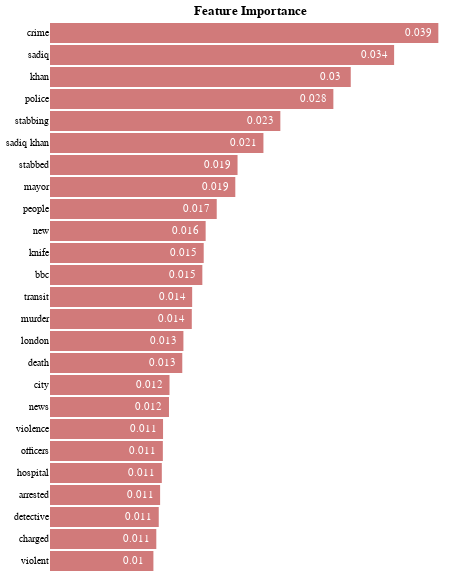

Source (notebook cell):
### Code cell
import altair as alt

bar = alt.Chart(feature_importance_df, title='Feature Importance').mark_bar(
    opacity=0.6, color='firebrick', size=20).encode(
    y=alt.Y('word_or_bigram:N', axis=alt.Axis(title=None, ticks=False), sort='-x'),
    x=alt.X('importance_value:Q', axis=None),  
)

text = alt.Chart(feature_importance_df).mark_text(
    align='center',
    baseline='middle',
    color='white',
    dx=-20 
).encode(
    y=alt.Y('word_or_bigram:N', axis=alt.Axis(ticks=False), sort='-x'),
    x=alt.X('importance_value:Q', axis=None),
    text=alt.Text('importance_value:Q', format=',.2')
)

(bar + text).properties(
    width=400,
    height=550).configure_axis(
    grid=False,
    domain=False
).configure_view(
    strokeWidth=0)

### Figure 1 — Vega-Lite specification as saved in the notebook (floating-point values rounded to 4 significant figures)
{"config": {"view": {"continuousWidth": 400, "continuousHeight": 300, "strokeWidth": 0}, "axis": {"domain": false, "grid": false}}, "layer": [{"mark": {"type": "bar", "color": "firebrick", "opacity": 0.6, "size": 20}, "encoding": {"x": {"type": "quantitative", "axis": null, "field": "importance_value"}, "y": {"type": "nominal", "axis": {"ticks": false, "title": null}, "field": "word_or_bigram", "sort": "-x"}}, "title": "Feature Importance"}, {"mark": {"type": "text", "align": "center", "baseline": "middle", "color": "white", "dx": -20}, "encoding": {"text": {"type": "quantitative", "field": "importance_value", "format": ",.2"}, "x": {"type": "quantitative", "axis": null, "field": "importance_value"}, "y": {"type": "nominal", "axis": {"ticks": false}, "field": "word_or_bigram", "sort": "-x"}}}], "data": {"name": "data-dde0583d9e47d3f0be168f717a60f64d"}, "height": 550, "width": 400, "$schema": "https://vega.github.io/schema/vega-lite/v4.8.1.json", "datasets": {"data-dde0583d9e47d3f0be168f717a60f64d": [{"word_or_bigram": "crime", "importance_value": 0.03883}, {"word_or_bigram": "sadiq", "importance_value": 0.03441}, {"word_or_bigram": "khan", "importance_value": 0.03008}, {"word_or_bigram": "police", "importance_value": 0.02834}, {"word_or_bigram": "stabbing", "importance_value": 0.02303}, {"word_or_bigram": "sadiq khan", "importance_value": 0.02134}, {"word_or_bigram": "stabbed", "importance_value": 0.01876}, {"word_or_bigram": "mayor", "importance_value": 0.01853}, {"word_or_bigram": "people", "importance_value": 0.01667}, {"word_or_bigram": "new", "importance_value": 0.01556}, {"word_or_bigram": "knife", "importance_value": 0.01537}, {"word_or_bigram": "bbc", "importance_value": 0.01523}, {"word_or_bigram": "transit", "importance_value": 0.01422}, {"word_or_bigram": "murder", "importance_value": 0.01418}, {"word_or_bigram": "london", "importance_value": 0.01334}, {"word_or_bigram": "death", "importance_value": 0.01323}, {"word_or_bigram": "city", "importance_value": 0.01195}, {"word_or_bigram": "news", "importance_value": 0.0119}, {"word_or_bigram": "violence", "importance_value": 0.0113}, {"word_or_bigram": "officers", "importance_value": 0.01129}, {"word_or_bigram": "hospital", "importance_value": 0.01118}, {"word_or_bigram": "arrested", "importance_value": 0.01101}, {"word_or_bigram": "detective", "importance_value": 0.01087}, {"word_or_bigram": "charged", "importance_value": 0.01063}, {"word_or_bigram": "violent", "importance_value": 0.01034}]}}
